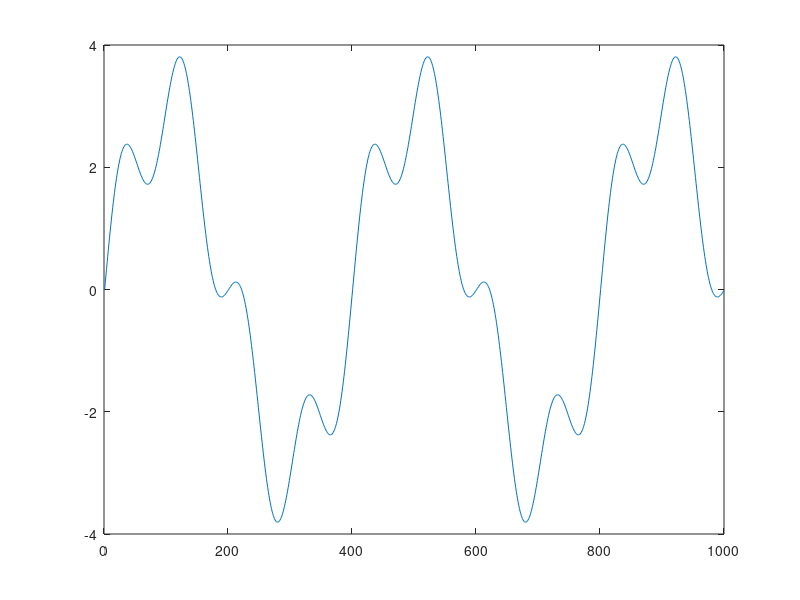
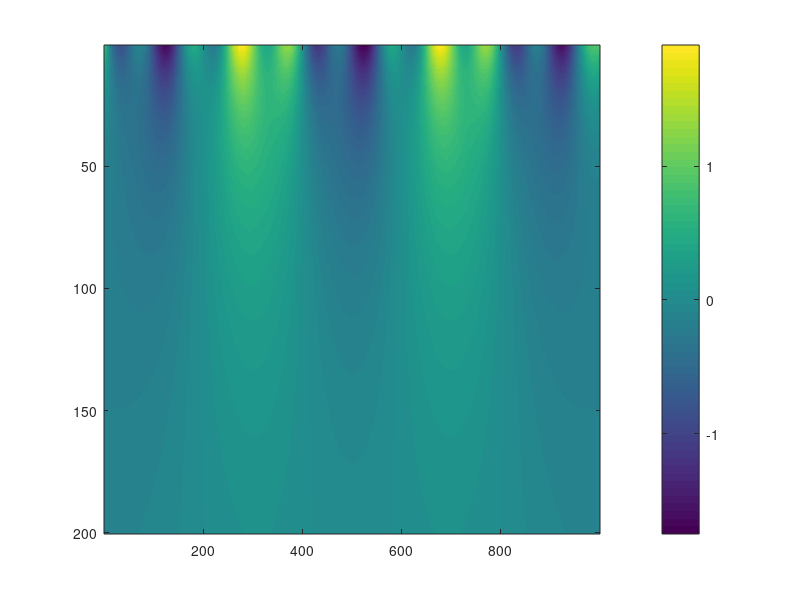
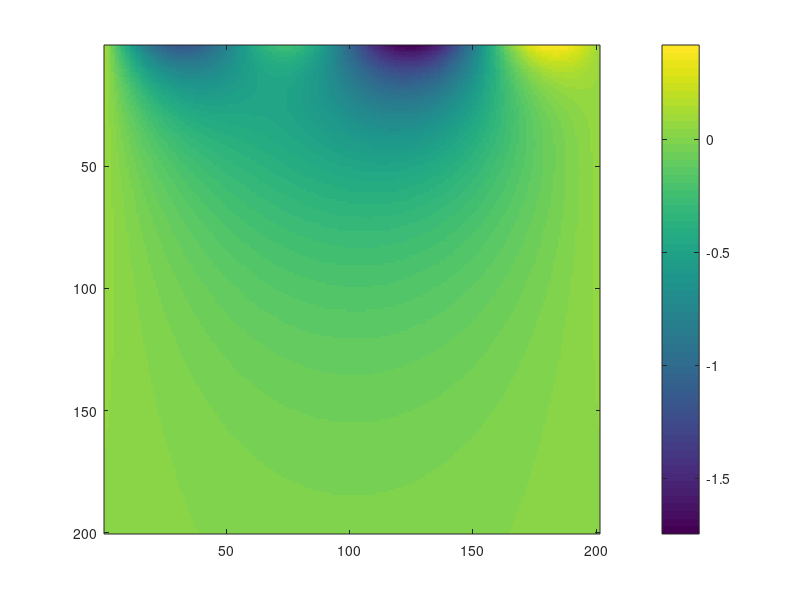
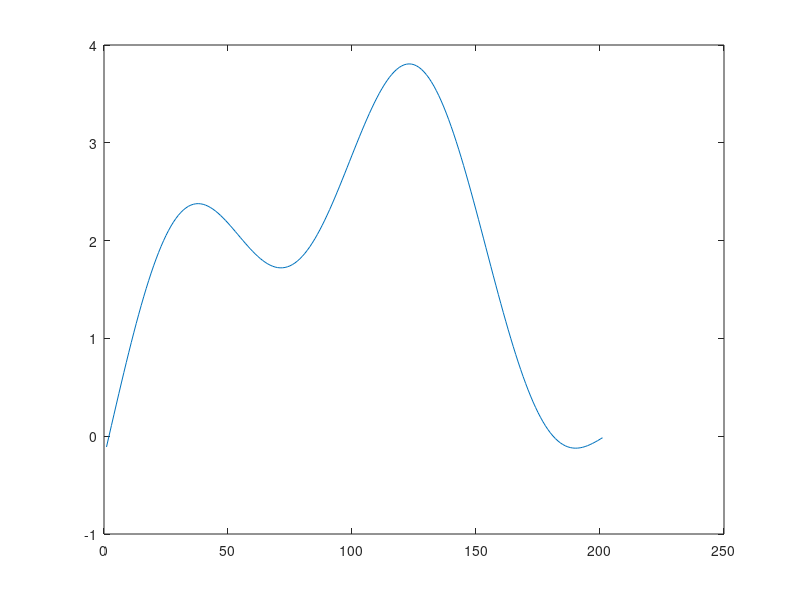

The MATLAB script that drew these images, in order:
clear all
close all

%% compute orbitals on large field of view
dx = 1;
Lv = 200;
L = 1000;
x_s = 0:dx:L-1;
s = 3*sin(pi*x_s/200) + sin(pi*x_s/50);

figure, plot(s)

gravity = 9.81;

z_s = 0:1:Lv; %vertical coordinate up to 20cm with 1mm desolution (to be adjusted to match PIV)
u = zeros(length(z_s),length(x_s)-1);
w = zeros(length(z_s),length(x_s)-1);
f = fft(s); %Fourrier Modal decomposition
fa = 2*abs(f)/length(f); %amplitude of mode
fp = angle(f); %phase of mode
k = [0:(length(s)-1)]/(length(s)-1)*2*pi/dx; %wavenumber of mode
for j = 1:length(z_s)
    g = 0;
    h = 0;
%     j
    for i=1:floor(length(s)/2)%/10
        g = g-fa(i)*sqrt(gravity*k(i))*exp(-z_s(j)*k(i))*cos(k(i)*x_s(1:end-1)+fp(i));%+mean(s)/floor(length(s))/2*sqrt(gravity*k(i))*exp(-z_s(j)*k(i));
        h = h+fa(i)*sqrt(gravity*k(i))*exp(-z_s(j)*k(i))*sin(k(i)*x_s(1:end-1)+fp(i));%-mean(s)/floor(length(s))/2*sqrt(gravity*k(i))*exp(-z_s(j)*k(i));
    end
    u(j,:) = g;
    w(j,:) = h;
end
u1 = u;
w1 = w;
figure, imagesc(u1(2:end,:)), colorbar

%% subsample

u11 = u(:,400:600);
figure, imagesc(u11(2:end,:)), colorbar
w11 = w(:,400:600);
s11 = s(400:600);
figure, plot(s11);

%% compute orbitals on subsample of surface
dx = 1;
L = 200;
x_s = 0:dx:L-1;
% s = 3*sin(pi*x_s/200) + sin(pi*x_s/50);
s = s11;
figure, plot(s)

gravity = 9.81;
%%

z_s = 0:1:Lv; %vertical coordinate up to 20cm with 1mm desolution (to be adjusted to match PIV)
u = zeros(length(z_s),length(x_s)-1);
w = zeros(length(z_s),length(x_s)-1);
f = fft(s); %Fourrier Modal decomposition
fa = 2*abs(f)/length(f); %amplitude of mode
fp = angle(f); %phase of mode
k = [0:(length(s)-1)]/(length(s)-1)*2*pi/dx; %wavenumber of mode
for j = 1:length(z_s)
    g = 0;
    h = 0;
%     j
    for i=1:floor(length(s)/2)%/10
        g = g-fa(i)*sqrt(gravity*k(i))*exp(-z_s(j)*k(i))*cos(k(i)*x_s(1:end-1)+fp(i));%+mean(s)/floor(length(s))/2*sqrt(gravity*k(i))*exp(-z_s(j)*k(i));
        h = h+fa(i)*sqrt(gravity*k(i))*exp(-z_s(j)*k(i))*sin(k(i)*x_s(1:end-1)+fp(i));%-mean(s)/floor(length(s))/2*sqrt(gravity*k(i))*exp(-z_s(j)*k(i));
    end
    u(j,:) = g;
    w(j,:) = h;
end
u2 = u;
w2 = w;
figure, imagesc(u2(2:end,:)), colorbar
